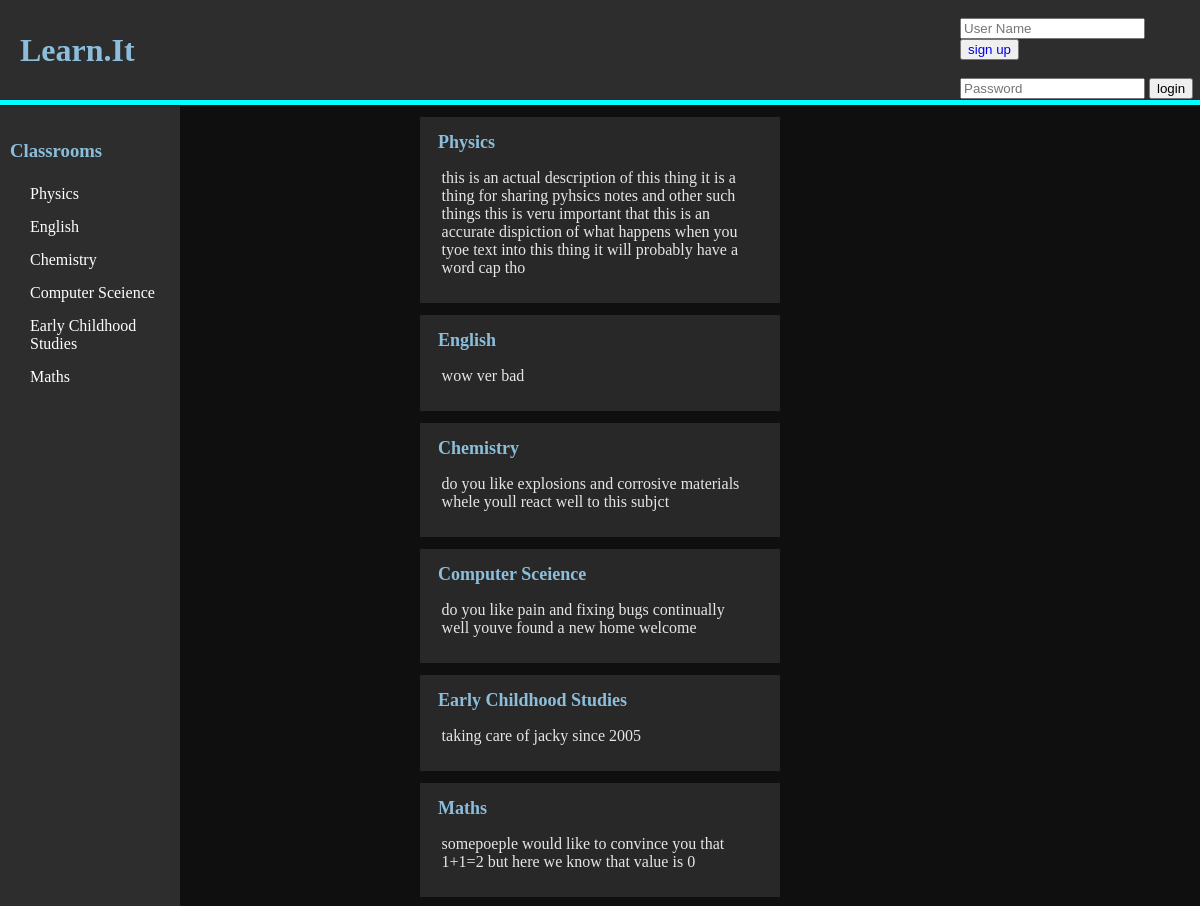
The page /c on the database its author committed.
### tables this page shows
CREATE TABLE classroom (id INTEGER PRIMARY KEY, name STRING (25), description TEXT (100), ProPic TEXT);

### main.py (the view, shortened to what this page needs)
@app.route("/c")
def view_classess():
    name = ''
    my_classess = ""
    id = 0
    if session.get("_User") is None:
        classes = do_query("""SELECT name, id from classroom""", (), None)
    posts = do_query("SELECT * from classroom", (), None)
    return render_template("ClassMenu.html", title="Classes", stuff=posts,
                           classrooms=classes, uid=id, user_name=name, myclassrooms=my_classess)

### main.py (called while the page is built)
def do_query(query, data, fetch):
    conn = sqlite3.connect("learnit.db")
    cur = conn.cursor()
    cur.execute(query, data)
    if fetch is None:
        result = cur.fetchall()
    else:
        result = cur.fetchone()
    conn.close()
    return result

### templates/ClassMenu.html (shortened to what this page needs)
<!DOCTYPE html>
<html lang="en" dir="ltr">
  <head>
  </head>
  <body>
    {%include 'header.html'%}
    {%include 'sidebar.html'%}
    {%for i in stuff%}
    <div class="post">
      <a href="/c/{{i[0]}}"><h1 class="post-title" >{{i[1]}}</h1></a>
      <p class="post-text">{{i[2]}}</p>
    </div>
    {%endfor%}
  </body>
</html>

### templates/header.html (shortened to what this page needs)
<!DOCTYPE html>
<html lang="en" dir="ltr">
<link rel="stylesheet" href="../static/css/style.css">
  <head>
  </head>
  <body>
    <div class="header">
        <h1 class="title"><a href="/" class="Title-link">Learn.it</a>
        </h1>
        {%if login != "1"%}
        <div class="login-box">
          {%if uid == 0%}
          <br>
          <form class="" action="/login" method="post">
            <input class="login-input" type="text" name="UserName" placeholder="User Name">
            <button type="button" name="button"><a href="sign-up">sign up</a> </button>
            <br><br>
            <input class="login-input" type="password" name="Password" placeholder="Password">
            <input type="submit" name="" value="login">
          </form>
          {%else%}
          <form class="logout" action="/logout" method="post">
            <input type="submit" name="" value="logout">
          </form>
              <p class="loggedin-name">{{user_name[0]}}</p>
          {%endif%}
        </div>
        {%endif%}
    </div>
  </body>
</html>

### templates/sidebar.html (shortened to what this page needs)
<!DOCTYPE html>
<html lang="en" dir="ltr">
<link rel="stylesheet" href="../static/css/style.css">
  <head>
  </head>
  <body>
    <div class="sidebar">
      <a href="/c" class="sidebar-Title"><h3 class="sidebar-Title">Classrooms</h3></a>
      {%for i in classrooms%}
        <a href="/c/{{i[1]}}" class="sidebar-Text">{{i[0]}}</a>
      {%endfor%}
    </div>
  </body>
</html>

### static/css/style.css (style rules this page uses)
div.header { width: 100%; background-color: rgb(45,45,45); height: 100px; padding: 0; color: rgb(140,190,220); border-bottom: solid 5px cyan; margin-bottom: 1px; position: relative; }
body { margin: 0; background-color: rgb(15,15,15) }
a { text-decoration: none; }
.title { margin-top: 0px; margin-left: 20px; text-transform: capitalize; line-height: 100px; text-decoration: none; color:rgb(140,190,220); margin-bottom: 0; float:left; }
.Title-link { text-decoration: none; height:100%; color:rgb(140,190,220); }
.sidebar { height: 100vh; width: 15vw; background-color: rgb(45,45,45); color:rgb(140,190,220); float: left; top: 0px; position:sticky; }
.sidebar-Title { margin-top: 0px; margin-left: 10px; line-height: 30px; color: rgb(140,190,220); text-decoration: none; }
.sidebar-Text { margin-left: 30px; color: white; text-transform: capitalize; display: block; margin-bottom: 15px; }
div.post { margin-left: auto; margin-right: auto; width: 30vw; background-color: rgb(40,40,40); padding-bottom: 10px; }
.post-title { font-size: large; color: rgb(140,190,220); text-transform: capitalize; margin-left: 5%; margin-right: 5%; margin-bottom: 2px; padding-bottom: 0px; padding-top: 15px; text-decoration: none; }
.post-text { width: 85%; margin-left: 1%; padding-left: 5%; padding-right: 5%; color: rgb(230,230,230); overflow:hidden; background-color: rgb(40,40,40); resize: none; border: None; overflow-y: auto; }
.login-box { position: absolute; display: inline-block; height: 100%; width: 20%; right: 0; float: right; }
.login-input { marign-left:10px; background color: rgba(200, 200, 200, 0.25); }

### rows shown on the page
classroom: name "Physics", description "this is an actual description of this thing it is a thing for sharing pyhsics notes and other such things this is veru important that this is an accurate dispiction of what happens when you tyoe text into this thing it will probably have a word cap tho"
classroom: name "English", description "wow ver bad"
classroom: name "Chemistry", description "do you like explosions and corrosive materials whele youll react well to this subjct"
classroom: name "Computer Sceience", description "do you like pain and fixing bugs continually well youve found a new home welcome"
classroom: name "Early Childhood Studies", description "taking care of jacky since 2005"
classroom: name "Maths", description "somepoeple would like to convince you that 1+1=2 but here we know that value is 0"
